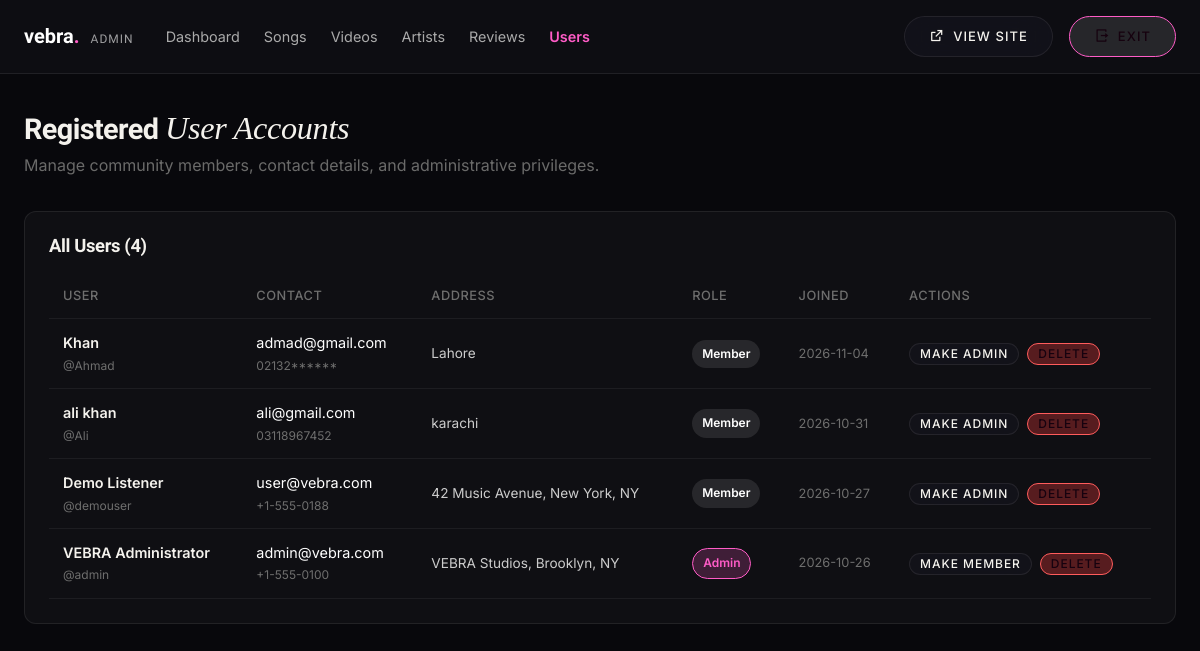
The page /admin/users.php (signed in) on the database its author committed.
### tables this page shows
CREATE TABLE `users` (
  `id` int(11) NOT NULL,
  `username` varchar(60) NOT NULL,
  `name` varchar(150) NOT NULL,
  `address` text NOT NULL,
  `phone` varchar(30) NOT NULL,
  `email` varchar(190) NOT NULL,
  `password` varchar(255) NOT NULL,
  `role` enum('user','admin') DEFAULT 'user',
  `created_at` timestamp NOT NULL DEFAULT current_timestamp()
);

### admin/users.php (the view, shortened to what this page needs)
<?php
require_once __DIR__ . '/../includes/db.php';
$allUsers = [];
$res = mysqli_query($conn, "SELECT id, username, name, email, phone, address, role, created_at FROM users ORDER BY id DESC");
if ($res) {
    while ($row = mysqli_fetch_assoc($res)) {
        $allUsers[] = $row;
    }
}
?>
<!DOCTYPE html>
<html lang="en">
<head>
    <link rel="stylesheet" href="../assets/css/vendor/bootstrap-grid.min.css">
    <link rel="stylesheet" href="../assets/icon-fonts/remixicon/remixicon.css">
    <link rel="stylesheet" href="../assets/css/main.css">
</head>
<body class="theme-magenta">
    <header class="admin-nav">
        <div class="container-vebra">
            <div style="display: flex; align-items: center; justify-content: space-between; width: 100%;">
                <div style="display: flex; align-items: center; gap: 32px;">
                    <a href="index.php" style="font-family: 'Unbounded', sans-serif; font-weight: 800; font-size: 1.25rem; color: #fff; text-decoration: none;">
                        vebra<span style="color:var(--accent);">.</span> <span style="font-size:0.75rem; font-weight:400; opacity:0.6; text-transform:uppercase; letter-spacing:1px; margin-left:6px;">Admin</span>
                    </a>
                    <ul class="admin-nav__links">
                        <li><a href="index.php">Dashboard</a></li>
                        <li><a href="songs.php">Songs</a></li>
                        <li><a href="videos.php">Videos</a></li>
                        <li><a href="artists.php">Artists</a></li>
                        <li><a href="reviews.php">Reviews</a></li>
                        <li><a href="users.php" class="is-active">Users</a></li>
                    </ul>
                </div>
                <div style="display: flex; align-items: center; gap: 16px;">
                    <a href="../index.php" class="btn btn--glass btn--sm" target="_blank"><span class="btn__label"><i class="ri-external-link-line"></i> View Site</span></a>
                    <a href="../auth/logout.php" class="btn btn--solid btn--sm" style="background: rgba(255,255,255,0.1);"><span class="btn__label"><i class="ri-logout-box-r-line"></i> Exit</span></a>
                </div>
            </div>
        </div>
    </header>
    <main style="padding: 40px 0 80px;">
        <div class="container-vebra">
            <div style="margin-bottom: 32px;">
                <h1 style="font-family: 'Unbounded', sans-serif; font-size: 1.8rem; margin-bottom: 8px;">
                    Registered <em>User Accounts</em>
                </h1>
                <p style="color: var(--ink-40); margin: 0;">Manage community members, contact details, and administrative privileges.</p>
            </div>
            <div class="admin-card">
                <h2 style="font-family: 'Unbounded', sans-serif; font-size: 1.15rem; margin-bottom: 16px;">
                    All Users (<?= count($allUsers) ?>)
                </h2>
                <table>
                    <thead>
                        <tr>
                            <th>User</th>
                            <th>Contact</th>
                            <th>Address</th>
                            <th>Role</th>
                            <th>Joined</th>
                            <th>Actions</th>
                        </tr>
                    </thead>
                    <tbody>
                        <?php if (empty($allUsers)): ?>
                            <tr><td colspan="6" style="text-align: center; color: var(--ink-40); padding: 30px;">No registered accounts in database.</td></tr>
                        <?php else: ?>
                            <?php foreach ($allUsers as $u): ?>
                                <tr>
                                    <td>
                                        <strong><?= htmlspecialchars($u['name'] ?: $u['username']) ?></strong>
                                        <div style="font-size:0.75rem; color:var(--ink-40);">@<?= htmlspecialchars($u['username']) ?></div>
                                    </td>
                                    <td>
                                        <div><?= htmlspecialchars($u['email']) ?></div>
                                        <div style="font-size:0.75rem; color:var(--ink-40);"><?= htmlspecialchars($u['phone'] ?: 'No phone') ?></div>
                                    </td>
                                    <td style="font-size:0.85rem; color:#ccc;">
                                        <?= htmlspecialchars($u['address'] ?: '&mdash;') ?>
                                    </td>
                                    <td>
                                        <?php if ($u['role'] === 'admin'): ?>
                                            <span class="badge badge--admin">Admin</span>
                                        <?php else: ?>
                                            <span class="badge badge--user">Member</span>
                                        <?php endif; ?>
                                    </td>
                                    <td style="font-size:0.8rem; color:var(--ink-40);">
                                        <?= htmlspecialchars(substr($u['created_at'], 0, 10)) ?>
                                    </td>
                                    <td>
                                        <div style="display: flex; gap: 8px;">
                                            <form method="POST" action="" style="display:inline;">
                                                <button type="submit" class="btn btn--glass btn--sm" style="padding: 4px 10px; font-size: 0.75rem;">
                                                    Make <?= $u['role'] === 'admin' ? 'Member' : 'Admin' ?>
                                                </button>
                                            </form>
                                            <?php if ($u['id'] !== intval($_SESSION['user_id'])): ?>
                                                <form method="POST" action="" style="display:inline;" onsubmit="return confirm('Delete this account permanently?');">
                                                    <button type="submit" class="btn btn--solid btn--sm" style="padding: 4px 10px; font-size: 0.75rem; background: rgba(255,60,60,0.3); border-color:#ff5c5c;">
                                                        Delete
                                                    </button>
                                                </form>
                                            <?php endif; ?>
                                        </div>
                                    </td>
                                </tr>
                            <?php endforeach; ?>
                        <?php endif; ?>
                    </tbody>
                </table>
            </div>
        </div>
    </main>
</body>
</html>

### admin/users.php (style rules this page uses)
body { background: #08080C; color: #fff; font-family: 'Inter', sans-serif; }
.admin-nav { background: rgba(14, 14, 20, 0.95); border-bottom: 1px solid rgba(255,255,255,0.08); padding: 16px 0; position: sticky; top: 0; z-index: 100; backdrop-filter: blur(10px); }
.admin-nav__links { display: flex; gap: 24px; align-items: center; list-style: none; margin: 0; padding: 0; }
.admin-nav__links a { color: #aaa; text-decoration: none; font-size: 0.9rem; transition: color 0.2s; }
.admin-nav__links a:hover, .admin-nav__links a.is-active { color: var(--accent); font-weight: 600; }
.admin-card { background: rgba(255,255,255,0.03); border: 1px solid rgba(255,255,255,0.08); border-radius: 12px; padding: 24px; }
table { width: 100%; border-collapse: collapse; margin-top: 16px; }
th, td { padding: 12px 14px; text-align: left; border-bottom: 1px solid rgba(255,255,255,0.06); font-size: 0.9rem; }
th { color: var(--ink-40); font-weight: 500; font-size: 0.8rem; text-transform: uppercase; letter-spacing: 0.5px; }
.badge { display: inline-block; padding: 4px 10px; border-radius: 20px; font-size: 0.75rem; font-weight: 600; }
.badge--admin { background: rgba(var(--accent-rgb), 0.2); color: var(--accent); border: 1px solid var(--accent); }
.badge--user { background: rgba(255,255,255,0.1); color: #fff; }

### rows shown on the page
users: name "Khan", username "Ahmad", email "admad@gmail.com", phone "02132******", address "Lahore", role "Member", created_at "2026-11-04"
users: name "ali khan", username "Ali", email "ali@gmail.com", phone "03118967452", address "karachi", role "Member", created_at "2026-10-31"
users: name "Demo Listener", username "demouser", email "user@vebra.com", phone "+1-555-0188", address "42 Music Avenue, New York, NY", role "Member", created_at "2026-10-27"
users: name "VEBRA Administrator", username "admin", email "admin@vebra.com", phone "+1-555-0100", address "VEBRA Studios, Brooklyn, NY", role "Admin", created_at "2026-10-26"

### other values the page prints
count($allUsers) "4"
